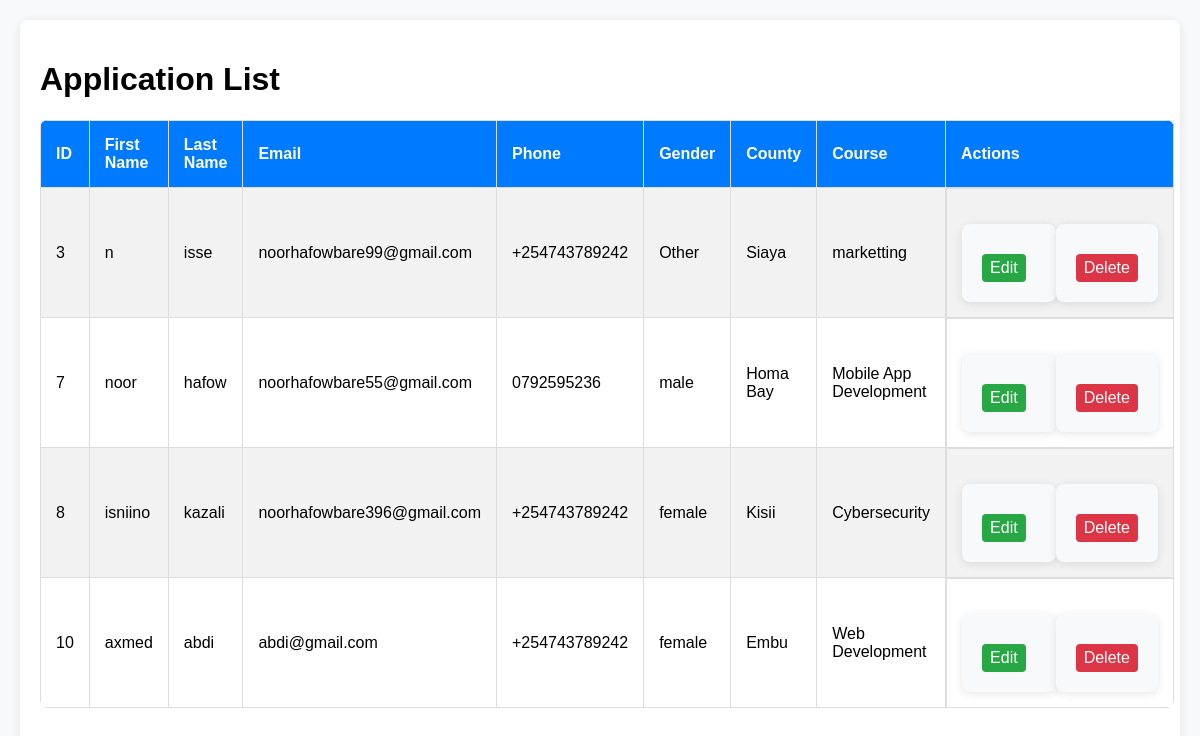
The page /admin/applications on the database as committed earlier.
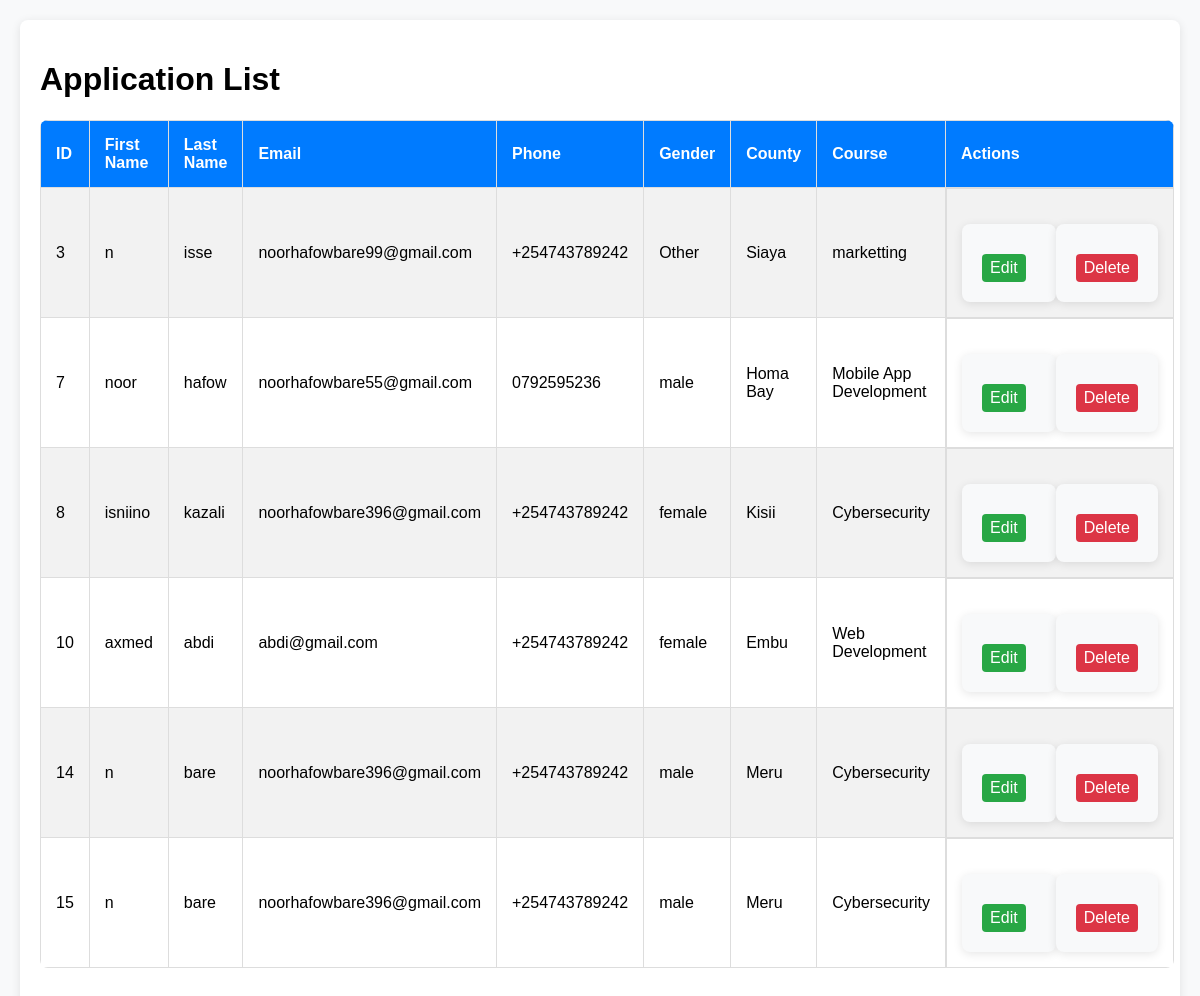
The same page on the database as committed later.
### tables this page shows
CREATE TABLE applications (
                    id INTEGER PRIMARY KEY AUTOINCREMENT,
                    first_name TEXT NOT NULL,
                    last_name TEXT NOT NULL,
                    email TEXT NOT NULL,
                    phone TEXT NOT NULL,
                    gender TEXT NOT NULL,
                    county TEXT NOT NULL,
                    course TEXT NOT NULL
                );

### app.py (the view)
@app.route('/admin/applications')
def view_applications():
    page = request.args.get('page', 1, type=int)
    per_page = 10  # Number of records per page
    offset = (page - 1) * per_page
    conn = get_db_connection()
    applications = conn.execute('SELECT * FROM applications LIMIT ? OFFSET ?', (per_page, offset)).fetchall()
    conn.close()
    return render_template('applications.html', applications=applications, page=page, per_page=per_page)

### app.py (called while the page is built)
def get_db_connection():
    conn = sqlite3.connect('database.db')
    conn.row_factory = sqlite3.Row
    return conn

### templates/applications.html (shortened to what this page needs)
<!DOCTYPE html>
<html lang="en">
  <head>
    <link
      rel="stylesheet"
      href="{{ url_for('static', filename='css/admin.css') }}"
    />
  </head>
  <body>
    <div class="container">
      <h1>Application List</h1>
      <table>
        <tr>
          <th>ID</th>
          <th>First Name</th>
          <th>Last Name</th>
          <th>Email</th>
          <th>Phone</th>
          <th>Gender</th>
          <th>County</th>
          <th>Course</th>
          <th>Actions</th>
        </tr>
        {% for application in applications %}
        <tr>
          <td>{{ application.id }}</td>
          <td>{{ application.first_name }}</td>
          <td>{{ application.last_name }}</td>
          <td>{{ application.email }}</td>
          <td>{{ application.phone }}</td>
          <td>{{ application.gender }}</td>
          <td>{{ application.county }}</td>
          <td>{{ application.course }}</td>
          <td class="actions">
            <form
              action="{{ url_for('edit_application', id=application.id) }}"
              method="GET"
              style="display: inline"
            >
              <button class="edit" type="submit">Edit</button>
            </form>
            <form
              action="{{ url_for('delete_application', id=application.id) }}"
              method="POST"
              style="display: inline"
            >
              <button
                class="delete"
                type="submit"
                onclick="return confirm('Are you sure you want to delete this application?');"
              >
                Delete
              </button>
            </form>
          </td>
        </tr>
        {% endfor %}
      </table>
    </div>
  </body>
</html>

### static/css/admin.css (style rules this page uses)
body { font-family: Arial, sans-serif; background-color: #f8f9fa; margin: 0; padding: 20px; }
.container { max-width: 1200px; margin: 0 auto; padding: 20px; background-color: white; border-radius: 8px; box-shadow: 0 2px 10px rgba(0, 0, 0, 0.1); }
table { width: 100%; border-collapse: collapse; margin-bottom: 20px; background-color: white; border-radius: 8px; overflow: hidden; }
table th, table td { padding: 15px; border: 1px solid #ddd; text-align: left; }
table th { background-color: #007bff; color: white; font-size: 16px; }
table tr:nth-child(even) { background-color: #f2f2f2; }
button.edit { background-color: #28a745; color: white; border: none; padding: 5px 8px; border-radius: 4px; cursor: pointer; margin-right: 10px; }
button.delete { background-color: #dc3545; color: white; border: none; padding: 5px 8px; border-radius: 4px; cursor: pointer; }
.actions { display: flex; justify-content: flex-start; align-items: center; }
form { margin-top: 20px; background-color: #f8f9fa; padding: 20px; border-radius: 8px; box-shadow: 0 2px 10px rgba(0, 0, 0, 0.1); }
form button { background-color: #007bff; color: white; padding: 12px 20px; border: none; border-radius: 4px; cursor: pointer; font-size: 16px; margin-top: 10px; }

Rows that differ between the two databases and show on the page:
added applications: id "14", first_name "n", last_name "bare", email "noorhafowbare396@gmail.com", phone "+254743789242", gender "male", county "Meru", course "Cybersecurity"
added applications: id "15", first_name "n", last_name "bare", email "noorhafowbare396@gmail.com", phone "+254743789242", gender "male", county "Meru", course "Cybersecurity"
